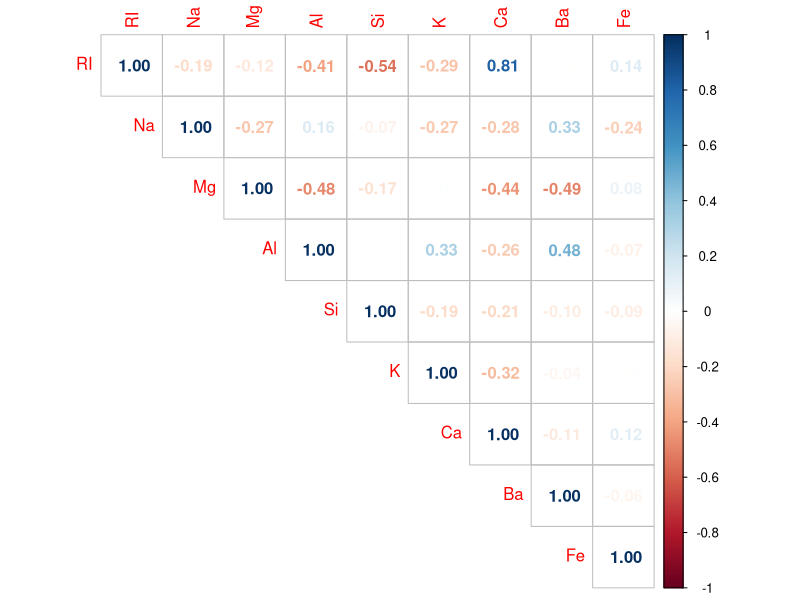
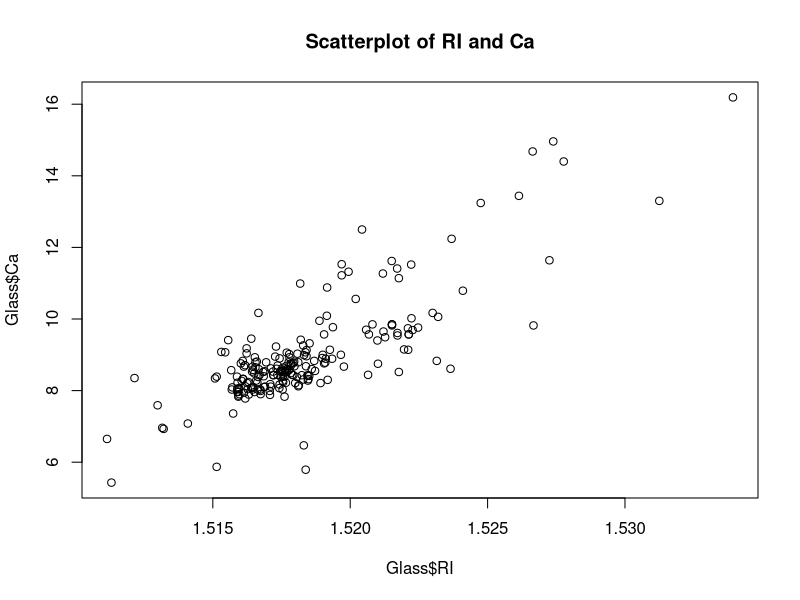
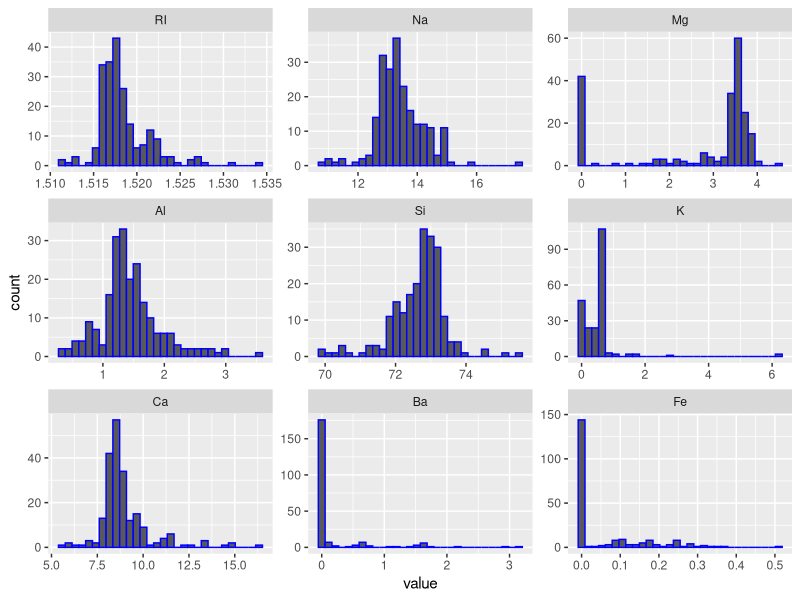

Here is the R script that generated these plots, in order: (Note: this script raises an error after producing the figures.)
# Exercise 3.1
# Visual data exploration and possible transformations

library(mlbench)
data(Glass)  # 6 types of glass; defined in terms of their oxide content (i.e. Na, Fe, K, etc)
str(Glass)

# Correlation matrix of the variables
library(corrplot)
Glass.corr <- cor(Glass[ ,1:9])  # correlation matrix of predictors
corrplot(Glass.corr, method = "number", type = "upper")  # correlation matrix visualisation
plot(Glass$RI, Glass$Ca, main="Scatterplot of RI and Ca") # evidence of linear relationship

# Histogram of the variables
library(reshape2)
library(ggplot2)
Glass.stack <- melt(Glass)  # 3 columns w/ Type and variable name as factor variables
str(Glass.stack)
p <- ggplot(Glass.stack, aes(x = value))
p + geom_histogram(col="blue") + facet_wrap(~ variable, scales = "free")
# RI, Na, Si, AL, Ca are relatively normal though with outliers
# Ba, Fe, K and Mg have large proportions of zero/near zero values
table(Glass$Ba==0)/length(Glass$Ba)

library(caret)
nearZeroVar(Glass, saveMetrics = TRUE)  # Fe, Ba, K have large numbers of zero values

# Skewness and Box Cox lamba estimates
library(e1071)
skewValues <- apply(Glass.pred, 2, skewness)
skewValues  # K > Ba > Ca > Fe > RI (all over |1|)
BoxCoxTrans(Glass.pred$K)  # could not estimate
BoxCoxTrans(Glass.pred$Ba)  # could not estimate
BoxCoxTrans(Glass.pred$Ca)  # -1
BoxCoxTrans(Glass.pred$Fe)  # could not estimate
BoxCoxTrans(Glass.pred$RI)  # -2

# Principal Component Analysis
pcaObject <- prcomp(Glass.pred, center = TRUE, scale. = TRUE)
percentVariance <- pcaObject$sd^2/sum(pcaObject$sd^2)*100  # variance each component a/c for
round(percentVariance, 2)
round(head(pcaObject$rotation[ ,1:5]),2)  # variable loadings



